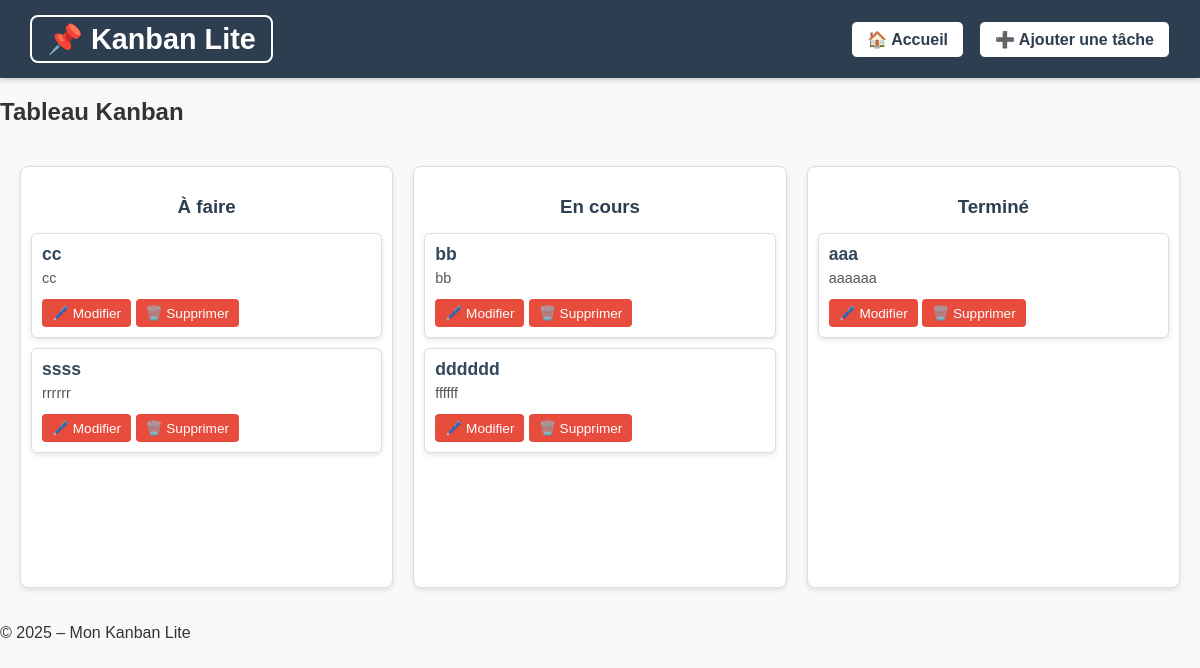
Before: / with the older database file.
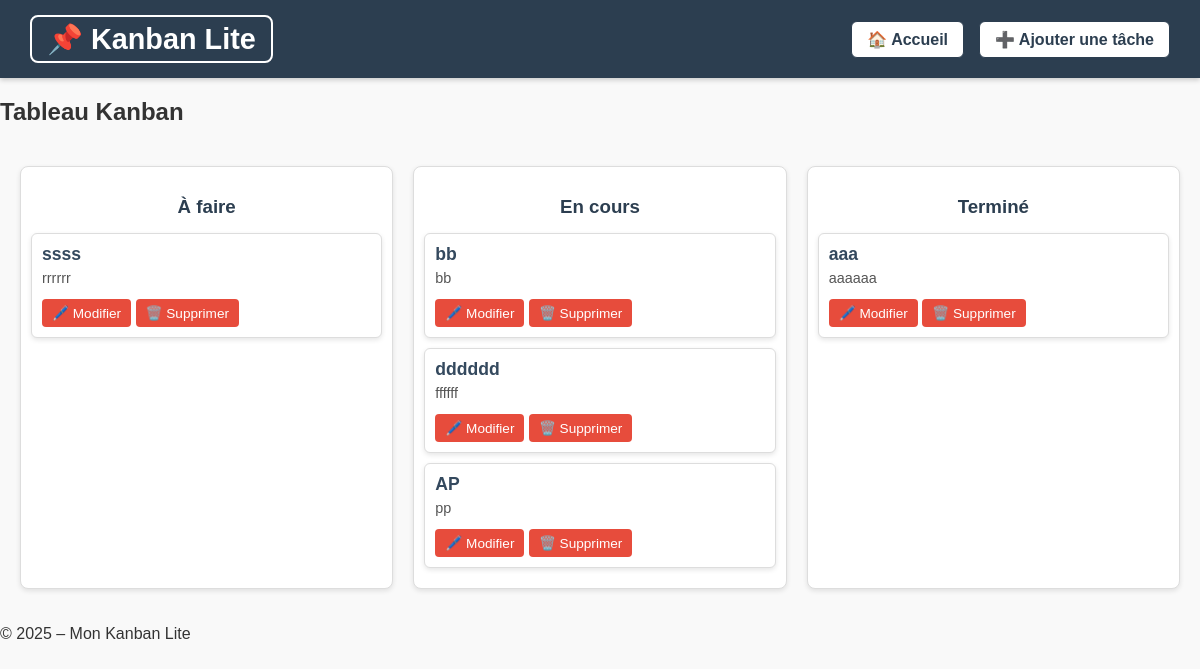
After: the same page with the newer database file.
### tables this page shows
CREATE TABLE tasks (
    id INTEGER PRIMARY KEY AUTOINCREMENT,
    title TEXT NOT NULL,
    description TEXT NOT NULL,
    status TEXT NOT NULL DEFAULT 'todo',
    created_at DATETIME DEFAULT CURRENT_TIMESTAMP
);

### controllers/taskController.php (called while the page is built, shortened)
<?php
require_once __DIR__ . '/../models/db.php';
require_once __DIR__ . '/../models/taskModel.php';
    require_once __DIR__ . '/../models/Parsedown.php';
function listTasks() {
    global $pdo;
    $todo  = getTasksByStatus($pdo, 'todo');
    $doing = getTasksByStatus($pdo, 'doing');
    $done  = getTasksByStatus($pdo, 'done');
    require_once __DIR__ . '/../models/Parsedown.php';
    $Parsedown = new Parsedown();
    include __DIR__ . '/../views/header.php';
    include __DIR__ . '/../views/list.php';
    include __DIR__ . '/../views/footer.php';
}

### models/taskModel.php (called while the page is built, shortened)
<?php
function getTasksByStatus($pdo, $status) {
    $stmt = $pdo->prepare("SELECT * FROM tasks WHERE status = ?");
    $stmt->execute([$status]);
    return $stmt->fetchAll(PDO::FETCH_ASSOC);
}

### models/Parsedown.php (called while the page is built, shortened)
<?php
class Parsedown
{
    function text($text)
    {
        $Elements = $this->textElements($text);
        $markup = $this->elements($Elements);
        $markup = trim($markup, "\n");
        return $markup;
    }
    protected function textElements($text)
    {
        $text = str_replace(array("\r\n", "\r"), "\n", $text);
        $text = trim($text, "\n");
        $lines = explode("\n", $text);
        return $this->linesElements($lines);
    }
    protected $breaksEnabled;
    protected $safeMode;
    protected $unmarkedBlockTypes = array(
        'Code',
    );
    protected function linesElements(array $lines)
    {
        $Elements = array();
        $CurrentBlock = null;
        foreach ($lines as $line)
        {
            $indent = strspn($line, ' ');
            $text = $indent > 0 ? substr($line, $indent) : $line;
            $Line = array('body' => $line, 'indent' => $indent, 'text' => $text);
            $marker = $text[0];
            $blockTypes = $this->unmarkedBlockTypes;
            foreach ($blockTypes as $blockType)
            {
                $Block = $this->{"block$blockType"}($Line, $CurrentBlock);
            }
            if (isset($Block))
            {
                $CurrentBlock = $Block;
            }
            else
            {
                $CurrentBlock = $this->paragraph($Line);
                $CurrentBlock['identified'] = true;
            }
        }
        if (isset($CurrentBlock))
        {
            $Elements[] = $this->extractElement($CurrentBlock);
        }
        return $Elements;
    }
    protected function extractElement(array $Component)
    {
        return $Component['element'];
    }
    protected function paragraph($Line)
    {
        return array(
            'type' => 'Paragraph',
            'element' => array(
                'name' => 'p',
                'handler' => array(
                    'function' => 'lineElements',
                    'argument' => $Line['text'],
                    'destination' => 'elements',
                ),
            ),
        );
    }
    protected function lineElements($text, $nonNestables = array())
    {
        $text = str_replace(array("\r\n", "\r"), "\n", $text);
        $Elements = array();
        $InlineText = $this->inlineText($text);
        $Elements[] = $InlineText['element'];
        foreach ($Elements as &$Element)
        {
            if ( ! isset($Element['autobreak']))
            {
                $Element['autobreak'] = false;
            }
        }
        return $Elements;
    }
    protected function inlineText($text)
    {
        $Inline = array(
            'extent' => strlen($text),
            'element' => array(),
        );
        $Inline['element']['elements'] = self::pregReplaceElements(
            $this->breaksEnabled ? '/[ ]*+\n/' : '/(?:[ ]*+\\\\|[ ]{2,}+)\n/',
            array(
                array('name' => 'br'),
                array('text' => "\n"),
            ),
            $text
        );
        return $Inline;
    }
    protected function handle(array $Element)
    {
        if (isset($Element['handler']))
        {
            if (!isset($Element['nonNestables']))
            {
                $Element['nonNestables'] = array();
            }
            if (is_string($Element['handler']))
            {
                $function = $Element['handler'];
                $argument = $Element['text'];
                unset($Element['text']);
                $destination = 'rawHtml';
            }
            else
            {
                $function = $Element['handler']['function'];
                $argument = $Element['handler']['argument'];
                $destination = $Element['handler']['destination'];
            }
            $Element[$destination] = $this->{$function}($argument, $Element['nonNestables']);
            unset($Element['handler']);
        }
        return $Element;
    }
    protected function element(array $Element)
    {
        $Element = $this->handle($Element);
        $hasName = isset($Element['name']);
        $markup = '';
        if ($hasName)
        {
            $markup .= '<' . $Element['name'];
        }
        $permitRawHtml = false;
        if (isset($Element['text']))
        {
            $text = $Element['text'];
        }
        elseif (isset($Element['rawHtml']))
        {
            $text = $Element['rawHtml'];
            $allowRawHtmlInSafeMode = isset($Element['allowRawHtmlInSafeMode']) && $Element['allowRawHtmlInSafeMode'];
            $permitRawHtml = !$this->safeMode || $allowRawHtmlInSafeMode;
        }
        $hasContent = isset($text) || isset($Element['element']) || isset($Element['elements']);
        if ($hasContent)
        {
            $markup .= $hasName ? '>' : '';
            if (isset($Element['elements']))
            {
                $markup .= $this->elements($Element['elements']);
            }
            elseif (isset($Element['element']))
            {
                $markup .= $this->element($Element['element']);
            }
            else
            {
                if (!$permitRawHtml)
                {
                    $markup .= self::escape($text, true);
                }
                else
                {
                    $markup .= $text;
                }
            }
            $markup .= $hasName ? '</' . $Element['name'] . '>' : '';
        }
        elseif ($hasName)
        {
            $markup .= ' />';
        }
        return $markup;
    }
    protected function elements(array $Elements)
    {
        $markup = '';
        $autoBreak = true;
        foreach ($Elements as $Element)
        {
            $autoBreakNext = (isset($Element['autobreak'])
                ? $Element['autobreak'] : isset($Element['name'])
            );
            $autoBreak = !$autoBreak ? $autoBreak : $autoBreakNext;
            $markup .= ($autoBreak ? "\n" : '') . $this->element($Element);
            $autoBreak = $autoBreakNext;
        }
        $markup .= $autoBreak ? "\n" : '';
        return $markup;
    }
    protected static function pregReplaceElements($regexp, $Elements, $text)
    {
        $newElements = array();
        $newElements[] = array('text' => $text);
        return $newElements;
    }
    protected static function escape($text, $allowQuotes = false)
    {
        return htmlspecialchars($text, $allowQuotes ? ENT_NOQUOTES : ENT_QUOTES, 'UTF-8');
    }
}

### views/list.php (the view)
<h2>Tableau Kanban</h2>
<div class="board">
    <div class="column">
        <h3>À faire</h3>
        <?php foreach ($todo as $task): ?>
            <div class="card">
                <h4><?= htmlspecialchars($task['title']) ?></h4>
               <div class="description">
                    <?= $Parsedown->text($task['description']) ?>
                </div>
                <div class="card-actions">
                      <a href="index.php?route=edit&id=<?= $task['id'] ?>" class="edit-btn">🖊️ Modifier</a>
                  <a href="index.php?route=delete&id=<?= $task['id'] ?>" class="delete-btn"> 🗑️ Supprimer</a>
                </div>
            </div>
        <?php endforeach; ?>
    </div>
    <div class="column">
        <h3>En cours</h3>
        <?php foreach ($doing as $task): ?>
            <div class="card">
                <h4><?= htmlspecialchars($task['title']) ?></h4>
                <div class="description">
                    <?= $Parsedown->text($task['description']) ?>
                </div>
                <div class="card-actions">
                    <a href="index.php?route=edit&id=<?= $task['id'] ?>" class="edit-btn">🖊️ Modifier</a>
                <a href="index.php?route=delete&id=<?= $task['id'] ?>" class="delete-btn">🗑️ Supprimer</a>
                </div>
            </div>
        <?php endforeach; ?>
    </div>
    <div class="column">
        <h3>Terminé</h3>
        <?php foreach ($done as $task): ?>
            <div class="card">
                <h4><?= htmlspecialchars($task['title']) ?></h4>
               <div class="description">
                    <?= $Parsedown->text($task['description']) ?>
                </div>
                <div class="card-actions">
             <a href="index.php?route=edit&id=<?= $task['id'] ?>" class="edit-btn">🖊️ Modifier</a>
                <a href="index.php?route=delete&id=<?= $task['id'] ?>" class="delete-btn">🗑️ Supprimer</a>
                </div>
            </div>
        <?php endforeach; ?>
    </div>
</div>

### public/index.php (shortened to what this page needs)
<?php
require_once __DIR__ . '/../controllers/taskController.php';
$route = $_GET['route'] ?? 'list';
switch ($route) {
    case 'list':
        listTasks();
        break;
}

### views/header.php (shortened to what this page needs)
<!DOCTYPE html>
<html lang="fr">
<head>
    <link rel="stylesheet" href="style.css">
</head>
<body>
    <header class="app-header">
    <h1 class="logo">📌 Kanban Lite</h1>
    <nav class="navbar">
        <a href="index.php" class="nav-btn">🏠 Accueil</a>
        <a href="index.php?route=add" class="nav-btn">➕ Ajouter une tâche</a>
    </nav>
</header>
<main>

### views/footer.php
    </main>
    <footer>
        <p>&copy; 2025 – Mon Kanban Lite</p>
    </footer>
</body>
</html>

### public/style.css (style rules this page uses)
body { font-family: Arial, sans-serif; margin: 0; padding: 0; background: #f9f9f9; color: #333; }
.app-header { display: flex; justify-content: space-between; align-items: center; background: #2c3e50; color: white; padding: 15px 30px; box-shadow: 0 2px 5px rgba(0,0,0,0.2); }
.logo { margin: 0; font-size: 1.8em; font-weight: bold; padding: 5px 15px; border: 2px solid white; border-radius: 8px; }
.navbar { display: flex; gap: 15px; }
.nav-btn { text-decoration: none; background: white; color: #2c3e50; padding: 8px 15px; border-radius: 6px; border: 1px solid #2c3e50; font-weight: bold; transition: 0.2s; }
.board { display: flex; justify-content: space-between; gap: 20px; padding: 20px; }
.column { flex: 1; background: #ecf0f1; border: 1px solid #bdc3c7; border-radius: 8px; padding: 10px; min-height: 400px; box-shadow: 0 2px 6px rgba(0,0,0,0.1); }
.column h3 { text-align: center; margin-bottom: 15px; color: #2c3e50; }
.card { background: white; border: 1px solid #ddd; border-radius: 6px; padding: 10px; margin-bottom: 10px; box-shadow: 0 2px 5px rgba(0,0,0,0.1); }
.card h4 { margin: 0 0 5px 0; font-size: 1.1em; color: #34495e; }
.card p { font-size: 0.9em; color: #555; margin: 0 0 8px 0; white-space: pre-line; }
.card a { display: inline-block; margin-top: 5px; padding: 6px 10px; background: #e74c3c; color: white; text-decoration: none; border-radius: 4px; font-size: 0.85em; transition: 0.2s; }
.board { display: flex; justify-content: space-between; gap: 20px; margin-top: 20px; flex-wrap: wrap; }
.column { flex: 1 1 300px; background: #fff; border: 1px solid #ddd; border-radius: 8px; padding: 10px; box-shadow: 0 2px 5px rgba(0,0,0,0.1); }

Changed rows visible on the page:
removed tasks: title "cc", description "cc", shown under "À faire"
added tasks: title "AP", description "pp", shown under "En cours"
